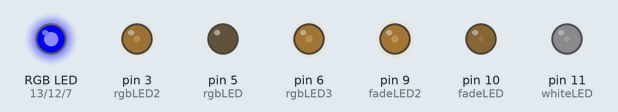
Simulated run of this sketch. Board: Arduino Uno, built with avr-gcc and run on an emulated ATmega328P. On the bench: an RGB LED mixed from three pins (HIGH = lit), output pins drawn as LEDs (lit = HIGH).

Above: at 0.15 s.
At 4.95 s:
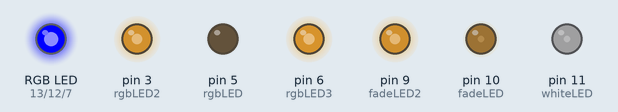
At 10.05 s:
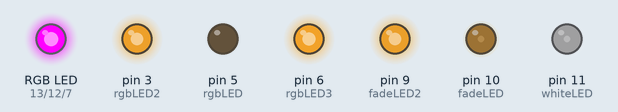
At 19.96 s:
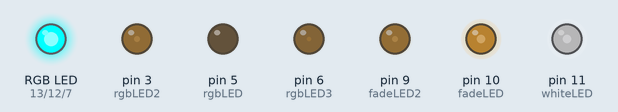
At 29.29 s:
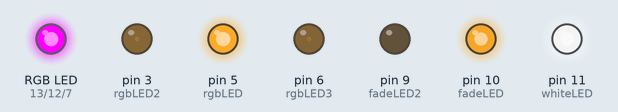
At 39.71 s:
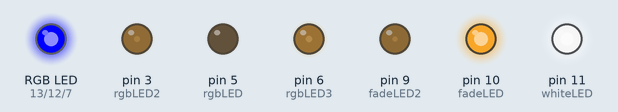
Timing chart, 0 to 40.0 s (numbered marks = the images above):
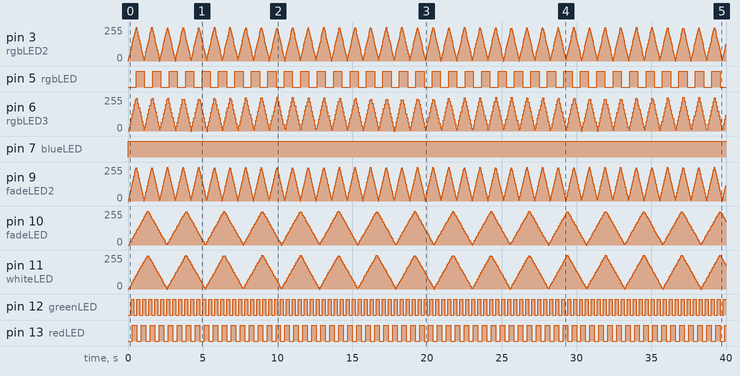

The sketch:

light.ino
```cpp
/*
Light Project
Vivian Wong
DIGF 1006 - Phyical Computing
OCAD University
Created on: January 19, 2016
Based on:
Blink Without Delay
 created 2005
 by David A. Mellis
 modified 8 Feb 2010
 by Paul Stoffregen
 modified 11 Nov 2013
 by Scott Fitzgerald
 modified 9 Jan 2017
 by Arturo Guadalupi
 https://www.arduino.cc/en/Tutorial/BlinkWithoutDelay
Example of flashing multiple LEDs at different rates without delays
 Author: Nick Gammon
 Date: 23 December 2012
̈ https://www.gammon.com.au/blink
Example†Title ̈†Example†Author ̈†URL
*/

// Identify which pins are connected to their respective LEDs
const byte redLED = 13; // red LED
const byte greenLED = 12; // uvLED
const byte whiteLED = 11; // fading white LED
const byte fadeLED2 = 9; // fading red LED1
const byte fadeLED = 10; // fading red LED2
const byte blueLED = 7; // blue LED
const byte rgbLED3 = 6; // RGBblue
const byte rgbLED = 5; // RGBgreen
const byte rgbLED2 = 3; // RGBred


// Assign time intervals for blinks in milliseconds
const unsigned long greenLEDinterval = 200;
const unsigned long redLEDinterval = 300;
const unsigned long rgbLEDinterval = 550;

// Assign time intervals between fades
const unsigned long fadeLEDinterval = 50;
const unsigned long fadeLED2interval = 20;
const unsigned long whiteLEDinterval = 50;

// Assign time intervals between fades for the red and green rgb LED
const unsigned long rgbLED2interval = 30;
const unsigned long rgbLED3interval = 70;

// Create a variable to hold the timer value of each LED
unsigned long greenLEDtimer;
unsigned long redLEDtimer;
unsigned long whiteLEDtimer;
unsigned long blueLEDtimer;
unsigned long fadeLEDtimer;
unsigned long fadeLED2timer;
unsigned long rgbLEDtimer;
unsigned long rgbLED2timer;
unsigned long rgbLED3timer;


// Assign initial value for brightness and fadeAmount for fading LEDs
int brightness = 0;
int brightness2 = 0;
int fadeAmount = 5;
int fadeAmount2 = 5;

void setup ()
  {
  // Assign output or input for each pin component
  pinMode (greenLED, OUTPUT);
  pinMode (redLED, OUTPUT);
  pinMode(whiteLED, OUTPUT);
  pinMode(blueLED, OUTPUT);
  pinMode(fadeLED, OUTPUT);
  pinMode (fadeLED2, OUTPUT);
  pinMode(rgbLED, OUTPUT);
  pinMode(rgbLED2,OUTPUT);
  pinMode(rgbLED3, OUTPUT);


  // Current time in milliseconds assigned to each timer
  greenLEDtimer = millis ();
  redLEDtimer = millis ();
  fadeLEDtimer = millis();
  fadeLED2timer = millis();
  rgbLEDtimer = millis();
  whiteLEDtimer = millis();
  rgbLED2timer = millis();
  rgbLED3timer = millis();
  }


// code each LED toggle function to be called in loop later
// code for toggling blinking lights
void toggleGreenLED ()
  {
    if (digitalRead (greenLED) == LOW)
      digitalWrite (greenLED, HIGH);
    else
      digitalWrite (greenLED, LOW);

  // remember when this function is toggled
    greenLEDtimer = millis ();
  }

void toggleRedLED ()
  {
    if (digitalRead (redLED) == LOW)
      digitalWrite (redLED, HIGH);
    else
      digitalWrite (redLED, LOW);

    redLEDtimer = millis ();
  }

void toggleRgbLED ()
  {
    if (digitalRead (rgbLED) == LOW)
      digitalWrite (rgbLED, HIGH);
    else
      digitalWrite (rgbLED, LOW);

    rgbLEDtimer = millis ();
  }

// code for each of the fade lights
void toggleFadeLED ()
  {
    analogWrite(fadeLED, brightness);

    brightness = brightness + fadeAmount;

   if (brightness <= 0 || brightness >= 255) {

    fadeAmount = -fadeAmount;
   }
  fadeLEDtimer = millis ();
  }

void toggleFadeLED2 ()
  {
    analogWrite(fadeLED2, brightness2);

    brightness2 = brightness2 + fadeAmount2;

    if (brightness2 <= 0 || brightness2 >= 255) {

      fadeAmount2 = -fadeAmount2;
    }
    fadeLED2timer = millis ();
  }


void toggleRgbLED2 ()
  {
    analogWrite(rgbLED2, brightness2);

    brightness2 = brightness2 + fadeAmount2;

    if (brightness2 <= 0 || brightness2 >= 255) {

      fadeAmount2 = -fadeAmount2;
    }
    rgbLED2timer = millis ();
  }

void toggleRgbLED3 ()
  {
    analogWrite(rgbLED3, brightness2);

    brightness2 = brightness2 + fadeAmount2;

    if (brightness2 <= 0 || brightness2 >= 255) {

      fadeAmount2 = -fadeAmount2;
    }
    rgbLED3timer = millis ();
  }


void toggleWhiteLED ()
  {
    analogWrite(whiteLED, brightness);

    brightness = brightness + fadeAmount;

    if (brightness <= 0 || brightness >= 255) {

      fadeAmount = -fadeAmount;
    }
    whiteLEDtimer = millis ();
  }


void loop ()
  {
  // Check if current time minus toggled time is greater or equal to interval
  // if true, toggle specified LEDs, repeat for each LED

  if (millis () - greenLEDtimer >= greenLEDinterval)
    toggleGreenLED();

  if (millis () - redLEDtimer >= redLEDinterval)
    toggleRedLED();

  if (millis () - fadeLEDtimer >= fadeLEDinterval)
    toggleFadeLED();

  if (millis () - fadeLED2timer >= fadeLED2interval)
    toggleFadeLED2();

  if (millis () - rgbLEDtimer >= rgbLEDinterval)
    toggleRgbLED();

  if (millis () - rgbLED2timer >= rgbLED2interval)
    toggleRgbLED2();

  if (millis () - rgbLED3timer >= rgbLED3interval)
    toggleRgbLED3();

  if (millis () - whiteLEDtimer >= whiteLEDinterval)
    toggleWhiteLED();

// blue LED turned on constantly
  digitalWrite(blueLED, HIGH);
  }
```

Measured:
- by itself, pin 5 (rgbLED): alternates HIGH for 0.55 s and LOW for 0.55 s
- by itself, pin 7 (blueLED): LOW → HIGH at 0.00 s
- by itself, pin 12 (greenLED): alternates HIGH for 0.20 s and LOW for 0.20 s
- by itself, pin 13 (redLED): alternates HIGH for 0.30 s and LOW for 0.30 s
